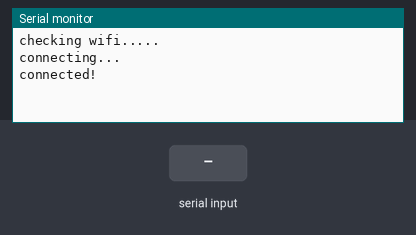
The sketch below on a simulated ESP8266 (NodeMCU). Shown: the last lines printed to the serial monitor. Inputs (shaded band) come from the test bench. WiFi joins after 1.5 s; servers stay silent unless stated; no MQTT or app messages arrive unless stated.

Above: at 3.2 s.
3.3 s: "1\n" received over Serial
At 4.5 s:
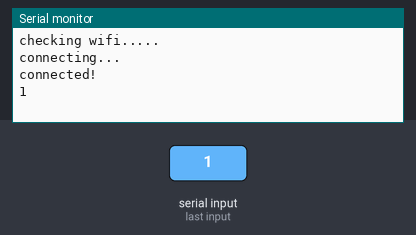
4.8 s: "0\n" received over Serial
At 5.9 s:
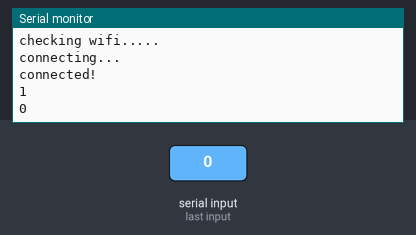
6.3 s: "2\n" received over Serial
At 6.9 s:
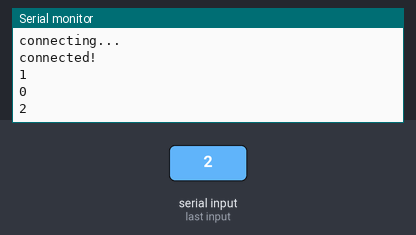

The sketch:

MQTT_PubSKT.ino
```cpp
#include <ESP8266WiFi.h>
#include <MQTTClient.h>

const char *ssid = "Yuzuru";
const char *pass = "daijobuka";

const byte numChars = 32;
char receivedChars[numChars];
boolean newData = false;

WiFiClient net;
MQTTClient client;

String incomming;
unsigned long lastMillis = 0;

void connect();

void setup() {
  Serial.begin(9600);
  WiFi.begin(ssid, pass);
  client.begin("ngehubx.online", net);
  connect();
}

void connect() {
  Serial.print("checking wifi...");
  while (WiFi.status() != WL_CONNECTED) {
    Serial.print(".");
    delay(1000);
  }
  Serial.print("\nconnecting...");
  while (!client.connect("arduino", "admintes", "admin123")) {
    Serial.print(".");
    delay(1000);
  }
  Serial.println("\nconnected!");
}

void loop() {
  client.loop();
  delay(10);

  if(!client.connected()) {
    connect();
  }
  if (Serial.available() > 0) {
    recvWithEndMarker();
    publishNewData();
  }
}

void messageReceived(String topic, String payload, char * bytes, unsigned int length) {
  Serial.print("incoming: ");
  Serial.print(topic);
  Serial.print(" - ");
  Serial.print(payload);
  Serial.println();
}

void recvWithEndMarker() {
    static byte ndx = 0;
    char endMarker = '\n';
    char rc;

    while (Serial.available() > 0 && newData == false) {
        rc = Serial.read();

        if (rc != endMarker) {
            receivedChars[ndx] = rc;
            ndx++;
            if (ndx >= numChars) {
                ndx = numChars - 1;
            }
        }
        else {
            receivedChars[ndx] = '\0'; // terminate the string
            ndx = 0;
            newData = true;
        }
    }
}

void publishNewData() {
    if (newData == true) {
        Serial.println(receivedChars);
        client.publish("skt/node/1", receivedChars);
        newData = false;
    }
}
```

Measured:
- after the input at 3.3 s, the serial monitor: prints a new line at once (image 1)
- after the input at 4.8 s, the serial monitor: prints a new line at once (image 2)
- after the input at 6.3 s, the serial monitor: prints a new line at once (image 3)
